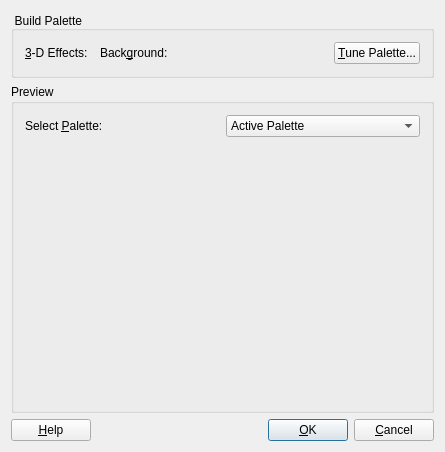
<ui version="4.0" >
 <author></author>
 <comment></comment>
 <exportmacro></exportmacro>
 <class>PaletteEditor</class>
 <widget class="QDialog" name="PaletteEditor" >
  <property name="geometry" >
   <rect>
    <x>0</x>
    <y>0</y>
    <width>445</width>
    <height>452</height>
   </rect>
  </property>
  <property name="sizePolicy" >
   <sizepolicy>
    <hsizetype>7</hsizetype>
    <vsizetype>7</vsizetype>
    <horstretch>0</horstretch>
    <verstretch>0</verstretch>
   </sizepolicy>
  </property>
  <property name="windowTitle" >
   <string>Edit Palette</string>
  </property>
  <layout class="QVBoxLayout" >
   <property name="margin" >
    <number>11</number>
   </property>
   <property name="spacing" >
    <number>6</number>
   </property>
   <item>
    <widget class="QGroupBox" name="groupAutoPalette" >
     <property name="geometry" >
      <rect>
       <x>11</x>
       <y>11</y>
       <width>423</width>
       <height>62</height>
      </rect>
     </property>
     <property name="sizePolicy" >
      <sizepolicy>
       <hsizetype>5</hsizetype>
       <vsizetype>4</vsizetype>
       <horstretch>0</horstretch>
       <verstretch>0</verstretch>
      </sizepolicy>
     </property>
     <property name="title" >
      <string>Build Palette</string>
     </property>
     <property name="alignment" >
      <set>Qt::AlignAbsolute|Qt::AlignBottom|Qt::AlignCenter|Qt::AlignHCenter|Qt::AlignHorizontal_Mask|Qt::AlignJustify|Qt::AlignLeading|Qt::AlignLeft|Qt::AlignRight|Qt::AlignTop|Qt::AlignTrailing|Qt::AlignVCenter|Qt::AlignVertical_Mask</set>
     </property>
     <layout class="QHBoxLayout" >
      <property name="margin" >
       <number>11</number>
      </property>
      <property name="spacing" >
       <number>6</number>
      </property>
      <item>
       <widget class="QLabel" name="labelMainColor" >
        <property name="geometry" >
         <rect>
          <x>13</x>
          <y>23</y>
          <width>70</width>
          <height>26</height>
         </rect>
        </property>
        <property name="sizePolicy" >
         <sizepolicy>
          <hsizetype>1</hsizetype>
          <vsizetype>1</vsizetype>
          <horstretch>0</horstretch>
          <verstretch>0</verstretch>
         </sizepolicy>
        </property>
        <property name="minimumSize" >
         <size>
          <width>50</width>
          <height>0</height>
         </size>
        </property>
        <property name="lineWidth" >
         <number>1</number>
        </property>
        <property name="midLineWidth" >
         <number>0</number>
        </property>
        <property name="text" >
         <string>&amp;3-D Effects:</string>
        </property>
        <property name="margin" >
         <number>0</number>
        </property>
        <property name="buddy" >
         <cstring>buttonMainColor</cstring>
        </property>
       </widget>
      </item>
      <item>
        <widget class="qdesigner::components::propertyeditor::StyledButton" name="buttonMainColor" >
        <property name="geometry" >
         <rect>
          <x>89</x>
          <y>23</y>
          <width>800</width>
          <height>480</height>
         </rect>
        </property>
        <property name="sizePolicy" >
         <sizepolicy>
          <hsizetype>0</hsizetype>
          <vsizetype>0</vsizetype>
          <horstretch>0</horstretch>
          <verstretch>0</verstretch>
         </sizepolicy>
        </property>
        <property name="focusPolicy" >
         <enum>Qt::StrongFocus</enum>
        </property>
        <property name="toolTip" >
         <string>Choose a color</string>
        </property>
        <property name="whatsThis" >
         <string>Choose the effect-color for the generated palette.</string>
        </property>
       </widget>
      </item>
      <item>
       <widget class="QLabel" name="labelMainColor2" >
        <property name="geometry" >
         <rect>
          <x>95</x>
          <y>23</y>
          <width>77</width>
          <height>26</height>
         </rect>
        </property>
        <property name="sizePolicy" >
         <sizepolicy>
          <hsizetype>1</hsizetype>
          <vsizetype>1</vsizetype>
          <horstretch>0</horstretch>
          <verstretch>0</verstretch>
         </sizepolicy>
        </property>
        <property name="minimumSize" >
         <size>
          <width>50</width>
          <height>0</height>
         </size>
        </property>
        <property name="lineWidth" >
         <number>1</number>
        </property>
        <property name="midLineWidth" >
         <number>0</number>
        </property>
        <property name="text" >
         <string>Back&amp;ground:</string>
        </property>
        <property name="margin" >
         <number>0</number>
        </property>
        <property name="buddy" >
         <cstring>buttonMainColor2</cstring>
        </property>
       </widget>
      </item>
      <item>
        <widget class="qdesigner::components::propertyeditor::StyledButton" name="buttonMainColor2" >
        <property name="geometry" >
         <rect>
          <x>178</x>
          <y>23</y>
          <width>800</width>
          <height>480</height>
         </rect>
        </property>
        <property name="sizePolicy" >
         <sizepolicy>
          <hsizetype>0</hsizetype>
          <vsizetype>0</vsizetype>
          <horstretch>0</horstretch>
          <verstretch>0</verstretch>
         </sizepolicy>
        </property>
        <property name="focusPolicy" >
         <enum>Qt::StrongFocus</enum>
        </property>
        <property name="toolTip" >
         <string>Choose a color</string>
        </property>
        <property name="whatsThis" >
         <string>Choose the background color for the generated palette.</string>
        </property>
       </widget>
      </item>
      <item>
       <spacer>
        <property name="geometry" >
         <rect>
          <x>184</x>
          <y>23</y>
          <width>132</width>
          <height>26</height>
         </rect>
        </property>
        <property name="orientation" >
         <enum>Qt::Horizontal</enum>
        </property>
        <property name="sizeType" >
         <enum>QSizePolicy::Expanding</enum>
        </property>
        <property name="sizeHint" >
         <size>
          <width>20</width>
          <height>20</height>
         </size>
        </property>
       </spacer>
      </item>
      <item>
       <widget class="QPushButton" name="btnAdvanced" >
        <property name="geometry" >
         <rect>
          <x>322</x>
          <y>23</y>
          <width>88</width>
          <height>26</height>
         </rect>
        </property>
        <property name="text" >
         <string>&amp;Tune Palette...</string>
        </property>
       </widget>
      </item>
     </layout>
    </widget>
   </item>
   <item>
    <widget class="QGroupBox" name="GroupBox126" >
     <property name="geometry" >
      <rect>
       <x>11</x>
       <y>79</y>
       <width>423</width>
       <height>328</height>
      </rect>
     </property>
     <property name="sizePolicy" >
      <sizepolicy>
       <hsizetype>5</hsizetype>
       <vsizetype>7</vsizetype>
       <horstretch>0</horstretch>
       <verstretch>0</verstretch>
      </sizepolicy>
     </property>
     <property name="title" >
      <string>Preview</string>
     </property>
     <layout class="QVBoxLayout" >
      <property name="margin" >
       <number>11</number>
      </property>
      <property name="spacing" >
       <number>6</number>
      </property>
      <item>
       <layout class="QHBoxLayout" >
        <property name="margin" >
         <number>0</number>
        </property>
        <property name="spacing" >
         <number>6</number>
        </property>
        <item>
         <widget class="QLabel" name="TextLabel1" >
          <property name="geometry" >
           <rect>
            <x>0</x>
            <y>0</y>
            <width>196</width>
            <height>143</height>
           </rect>
          </property>
          <property name="text" >
           <string>Select &amp;Palette:</string>
          </property>
          <property name="buddy" >
           <cstring>paletteCombo</cstring>
          </property>
         </widget>
        </item>
        <item>
         <widget class="QComboBox" name="paletteCombo" >
          <property name="geometry" >
           <rect>
            <x>202</x>
            <y>59</y>
            <width>195</width>
            <height>25</height>
           </rect>
          </property>
          <item>
           <property name="text" >
            <string>Active Palette</string>
           </property>
          </item>
          <item>
           <property name="text" >
            <string>Inactive Palette</string>
           </property>
          </item>
          <item>
           <property name="text" >
            <string>Disabled Palette</string>
           </property>
          </item>
         </widget>
        </item>
       </layout>
      </item>
      <item>
        <widget class="qdesigner::components::propertyeditor::PreviewFrame" name="previewFrame" >
        <property name="geometry" >
         <rect>
          <x>13</x>
          <y>172</y>
          <width>800</width>
          <height>480</height>
         </rect>
        </property>
        <property name="sizePolicy" >
         <sizepolicy>
          <hsizetype>7</hsizetype>
          <vsizetype>7</vsizetype>
          <horstretch>0</horstretch>
          <verstretch>0</verstretch>
         </sizepolicy>
        </property>
       </widget>
      </item>
     </layout>
    </widget>
   </item>
   <item>
    <layout class="QHBoxLayout" >
     <property name="margin" >
      <number>0</number>
     </property>
     <property name="spacing" >
      <number>6</number>
     </property>
     <item>
      <widget class="QPushButton" name="buttonHelp" >
       <property name="geometry" >
        <rect>
         <x>0</x>
         <y>0</y>
         <width>77</width>
         <height>28</height>
        </rect>
       </property>
       <property name="text" >
        <string>&amp;Help</string>
       </property>
       <property name="autoDefault" >
        <bool>true</bool>
       </property>
      </widget>
     </item>
     <item>
      <spacer>
       <property name="geometry" >
        <rect>
         <x>83</x>
         <y>0</y>
         <width>174</width>
         <height>28</height>
        </rect>
       </property>
       <property name="orientation" >
        <enum>Qt::Horizontal</enum>
       </property>
       <property name="sizeType" >
        <enum>QSizePolicy::Expanding</enum>
       </property>
       <property name="sizeHint" >
        <size>
         <width>20</width>
         <height>20</height>
        </size>
       </property>
      </spacer>
     </item>
     <item>
      <widget class="QPushButton" name="buttonOk" >
       <property name="geometry" >
        <rect>
         <x>263</x>
         <y>0</y>
         <width>77</width>
         <height>28</height>
        </rect>
       </property>
       <property name="whatsThis" >
        <string>Close the dialog and apply all the changes.</string>
       </property>
       <property name="text" >
        <string>&amp;OK</string>
       </property>
       <property name="autoDefault" >
        <bool>true</bool>
       </property>
       <property name="default" >
        <bool>true</bool>
       </property>
      </widget>
     </item>
     <item>
      <widget class="QPushButton" name="buttonCancel" >
       <property name="geometry" >
        <rect>
         <x>346</x>
         <y>0</y>
         <width>77</width>
         <height>28</height>
        </rect>
       </property>
       <property name="whatsThis" >
        <string>Close the dialog and discard any changes.</string>
       </property>
       <property name="text" >
        <string>&amp;Cancel</string>
       </property>
       <property name="autoDefault" >
        <bool>true</bool>
       </property>
      </widget>
     </item>
    </layout>
   </item>
  </layout>
 </widget>
 <pixmapfunction></pixmapfunction>
 <customwidgets>
  <customwidget>
   <class>qdesigner::components::propertyeditor::StyledButton</class>
   <extends></extends>
   <header>styledbutton.h</header>
   <container>0</container>
   <pixmap></pixmap>
  </customwidget>
  <customwidget>
   <class>qdesigner::components::propertyeditor::PreviewFrame</class>
   <extends></extends>
   <header>previewframe.h</header>
   <container>0</container>
   <pixmap></pixmap>
  </customwidget>
 </customwidgets>
 <tabstops>
  <tabstop>buttonOk</tabstop>
  <tabstop>buttonCancel</tabstop>
  <tabstop>btnAdvanced</tabstop>
  <tabstop>paletteCombo</tabstop>
  <tabstop>buttonHelp</tabstop>
 </tabstops>
 <resources/>
 <connections>
  <connection>
   <sender>buttonCancel</sender>
   <signal>clicked()</signal>
   <receiver>PaletteEditor</receiver>
   <slot>reject()</slot>
   <hints>
    <hint type="sourcelabel" >
     <x>390</x>
     <y>430</y>
    </hint>
    <hint type="destinationlabel" >
     <x>409</x>
     <y>444</y>
    </hint>
   </hints>
  </connection>
  <connection>
   <sender>buttonOk</sender>
   <signal>clicked()</signal>
   <receiver>PaletteEditor</receiver>
   <slot>accept()</slot>
   <hints>
    <hint type="sourcelabel" >
     <x>304</x>
     <y>423</y>
    </hint>
    <hint type="destinationlabel" >
     <x>208</x>
     <y>419</y>
    </hint>
   </hints>
  </connection>
 </connections>
</ui>
